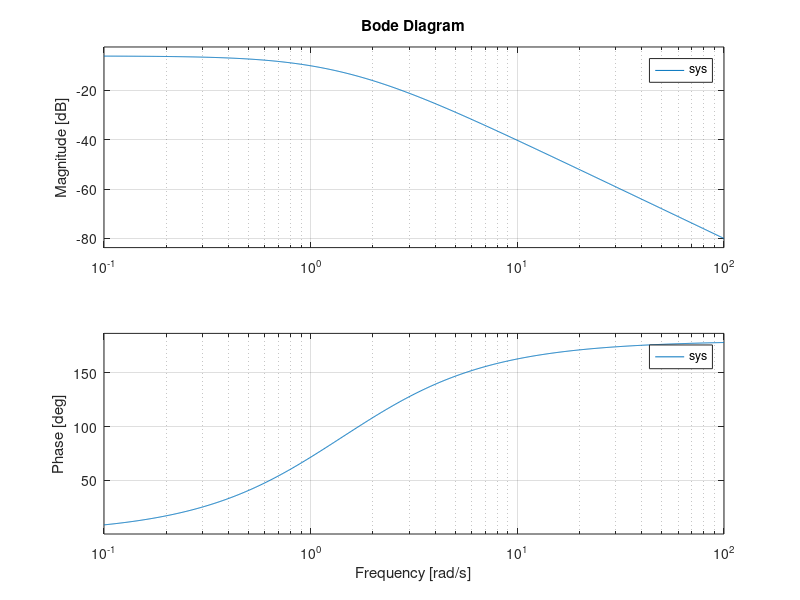

MATLAB code to generate this figure:
z = [0]; % list of zeros of the system
p = [0, 1, 2]; % list of poles of the system
k = 1; % gain
sys = zpk(z, p, k)

bode(sys)
% The plot displays the magnitude (in dB) and phase (in degrees) of the system response as a function of frequency. 
% Bode automatically determines frequencies to plot based on system dynamics.

